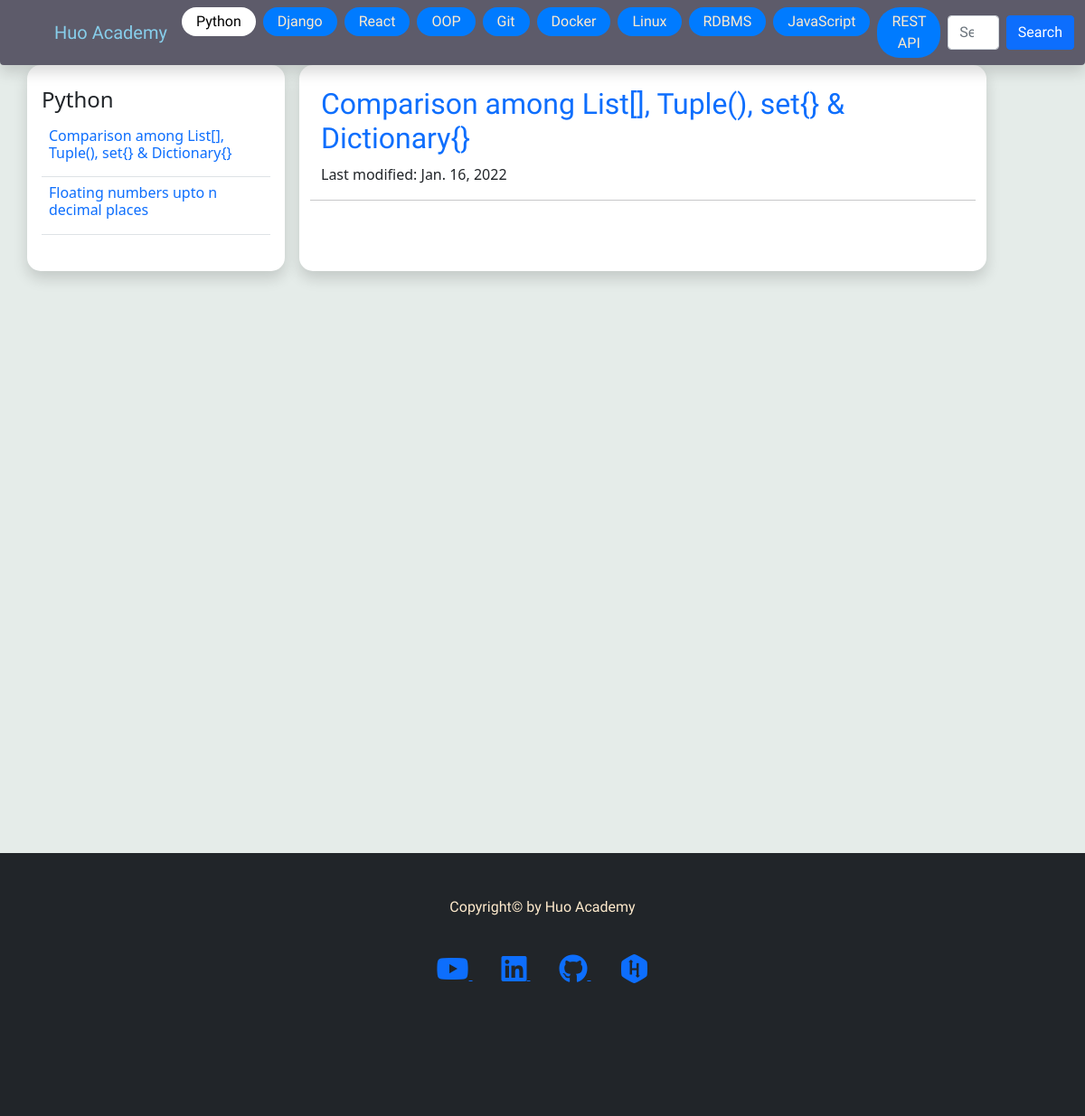
The page /blog/1 on the database its author committed.
### blog/models.py (models this page shows, shortened)
class category(models.Model):
    name = models.CharField(max_length=50)
    def __str__(self):
        return self.name

class blogPost(models.Model):
    category = models.ForeignKey(category, on_delete=models.SET_NULL, null=True, blank=True )
    subCategory = models.ForeignKey(subCategory, on_delete=models.SET_NULL, null=True, blank=True )
    date = models.DateField(default=datetime.now)
    title = models.CharField(max_length=500)
    desc = tinymce_models.HTMLField(null=True,blank=True)

### blog/views.py (the view)
# urls.py: path('blog/<int:pk>', views.category_view, name='blog'),
def category_view(request, pk):
    blogs = BMODEL.blogPost.objects.filter(category=pk)
    singleBlog = blogs.first()  # get the first object
    category = BMODEL.category.objects.get(id=pk)
    if request.method == 'GET':
        dc = request.GET
        pk = dc.get('getid')  # getid from url link
        if pk != None:
            singleBlog = BMODEL.blogPost.objects.get(id=pk)
    context = {
        'blogs': blogs,
        'singleBlog': singleBlog,
        'category': category,
        }
    return render(request, 'blog/article_page.html', context)

### blog/templatetags/nav_tag.py (called while the page is built)
@register.simple_tag
def categoryfornav():
    cat = BMODEL.category.objects.all()
    return cat

### templates/blog/article_page.html (shortened to what this page needs)
{% extends 'home/base.html' %} {% load static %} {% block content %}
<link rel="stylesheet" href="{% static 'css/prismokd.css' %}" />
<div class="container">
  <div class="row">
    <div
      class="
        col-lg-3
        shadow
        bgwhite
        curv
        me-3
        py-4
        px-md-3 px-sm-2
        nav_right
        bb
      "
    >
      <h4>{{ category}}</h4>
      <form action="" method="GET">
        <table class="table">
          {% for blog in blogs %}
          <tr>
            <td>
              <a
                href="/blog/{{blog.category.id}}?getid={{blog.id}}"
                class="text-decoration-none"
              >
                <h6>{{blog.title}}</h6>
              </a>
            </td>
          </tr>
          {% endfor %}
        </table>
      </form>
    </div>
    <div class="col-lg-8 py-4 px-lg-4 px-md-3 px-sm-1 bgwhite curv shadow">
      <div class="row">
        <div class="row titleFont text-primary">
          <h2>{{singleBlog.title}}</h2>
        </div>
        <div class="row">
          <p>Last modified: {{singleBlog.date}}</p>
        </div>
        <hr />
      </div>
    </div>
  </div>
</div>
{% endblock %}

### templates/home/base.html (shortened to what this page needs)
{% load static %} {% load nav_tag %}
<!DOCTYPE html>
<html lang="en">
  <head>
    <link
      href="https://cdn.jsdelivr.net/npm/bootstrap@5.1.3/dist/css/bootstrap.min.css"
      rel="stylesheet"
    />
    <link
      rel="stylesheet"
      href="https://use.fontawesome.com/releases/v5.15.4/css/all.css"
    />
    <link rel="stylesheet" href="{% static 'css/index.css' %}" />
  </head>
  <body class="bodycolor">
    <nav
      class="navbar navbar-expand-lg fixed-top shadow bgcolor rounded-bottom"
    >
      <div class="container-fluid">
        <a class="navbar-brand brandcolor ms-5" href="/">Huo Academy</a>
        <div class="collapse navbar-collapse" id="navbarSupportedContent">
          <ul class="navbar-nav me-auto mb-2 mb-lg-0">
            {% categoryfornav as navcategory %}
            {% for cat in navcategory %}
            {% url 'blog' cat.id as urll %}
            <li class="nav-item me-2 mb-lg-0 mb-3">
              <a
                class="
                  btn
                  textColor
                  {% if request.path == urll %}active{% endif %}
                "
                aria-current="page"
                href="{{ urll }}"
                >{{cat}}</a
              >
            </li>
            {% endfor %}
          </ul>
          <form class="d-flex" method="post" action="/search">
            <input
              class="form-control me-2"
              type="search"
              placeholder="Search"
              aria-label="Search"
              name="search"
              value="{{search}}"
            />
            <button class="btn btn-primary" type="submit">Search</button>
          </form>
        </div>
      </div>
    </nav>
    <br /><br /><br />
    <div style="min-height: 100vh;">{% block content %} {% endblock %}</div>
    <br /><br /><br />
    <footer class="footerHeader">
      <br /><br />
      <div class="container">
        <div class="row text-center textColor">
          <p>Copyright&copy by Huo Academy</p>
        </div>
        <br />
        <div class="row text-center">
          <div class="col">
            <a
              class="m-3"
              target="_blank"
              href="https://www.youtube.com/@InnovateX2023/featured"
            >
              <i class="fab fa-youtube fa-2x"></i>
            </a>
            <a
              class="m-3"
              target="_blank"
              href="https://www.linkedin.com/in/md-habibur-rahman71/"
            >
              <i class="fab fa-linkedin fa-2x"></i>
            </a>
            <a
              class="m-3"
              target="_blank"
              href="https://github.com/Habib16051"
            >
              <i class="fab fa-github fa-2x"></i>
            </a>
            <a
              class="m-3"
              target="_blank"
              href="https://www.hackerrank.com/Habib_IT"
            >
              <i class="fab fa-hackerrank fa-2x"></i>
            </a>
          </div>
        </div>
        <br /><br /><br /><br /><br /><br />
      </div>
    </footer>
  </body>
</html>

### static/css/index.css (style rules this page uses)
.bgwhite { background: white; }
footer, nav, .titleFont { font-family: "Acme", sans-serif; }
.navbar-brand { font-family: "Sansita Swashed", cursive; }
.bgcolor { background: #5d5b6a; }
.nav-item .btn { background: #007bff; padding: 3px 15px; border-radius: 25px; }
.nav-item .active, .nav-item .btn:hover { background: white; color: black; }
.brandcolor { color: skyblue; }
.footerHeader { padding: 0px 0px 0px 0px; background-color: #212529; margin: 0px; }
.textColor { color: blanchedalmond; }
.bodycolor { background: #e5ece9; }
.curv { border-radius: 15px; }

### rows shown on the page
category: name "Python"
category: name "Django"
category: name "React"
category: name "OOP"
category: name "Git"
category: name "Docker"
category: name "Linux"
category: name "RDBMS"
category: name "JavaScript"
category: name "REST API"
blogPost: title "Comparison among List[], Tuple(), set{} & Dictionary{}", date "Jan. 16, 2022"
blogPost: title "Floating numbers upto n decimal places"
